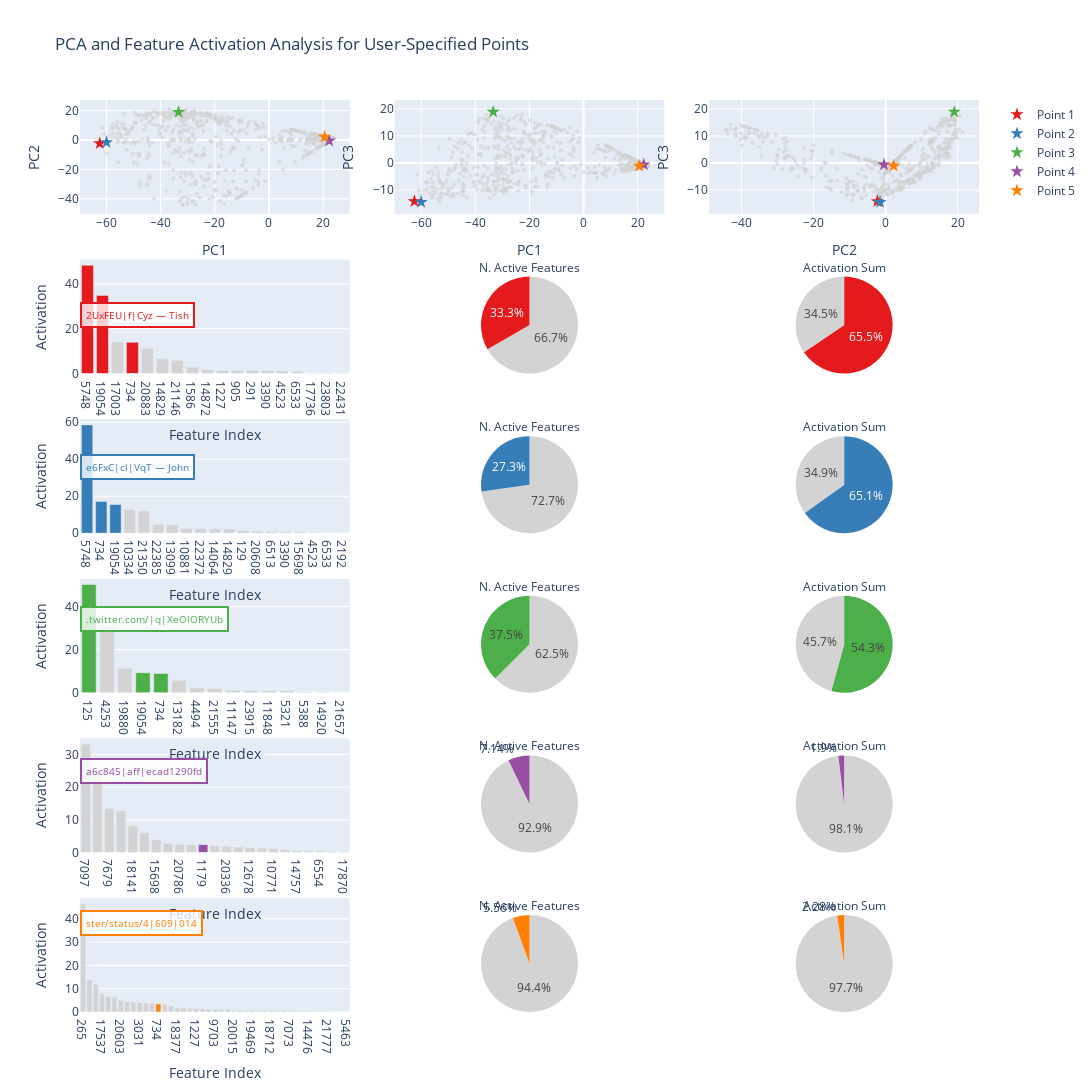

Notebook code for this chart:
### Code cell
# analyze_representative_points_comp(
#     results,
#     fs_splitting_nodes,
#     activation_threshold,
#     node_df,
#     pca_df,
#     save_figs=True,
#     pca_path=pca_path,
# )

### Figure 1 — Plotly figure (JSON) as saved in the notebook; plotly's stock layout.template omitted (floating-point values rounded to 4 significant figures; data arrays with more than 128 entries replaced by an {"elided": "..."} marker saying what was removed)
{"data": [{"marker": {"color": "lightgrey", "opacity": 0.6, "size": 4}, "mode": "markers", "name": "All Points", "showlegend": false, "type": "scatter", "x": {"elided": "978 float values"}, "xaxis": "x", "y": {"elided": "978 float values"}, "yaxis": "y"}, {"hoverinfo": "text", "marker": {"color": "rgb(228,26,28)", "size": 10, "symbol": "star"}, "mode": "markers", "name": "Point 1", "showlegend": true, "text": "2UxFEU|f|Cyz — Tish", "type": "scatter", "x": [-62.49], "xaxis": "x", "y": [-2.341], "yaxis": "y"}, {"hoverinfo": "text", "marker": {"color": "rgb(55,126,184)", "size": 10, "symbol": "star"}, "mode": "markers", "name": "Point 2", "showlegend": true, "text": "e6FxC|cl|VqT — John", "type": "scatter", "x": [-59.97], "xaxis": "x", "y": [-1.59], "yaxis": "y"}, {"hoverinfo": "text", "marker": {"color": "rgb(77,175,74)", "size": 10, "symbol": "star"}, "mode": "markers", "name": "Point 3", "showlegend": true, "text": ".twitter.com/|q|XeOlORYUb", "type": "scatter", "x": [-33.38], "xaxis": "x", "y": [19.04], "yaxis": "y"}, {"hoverinfo": "text", "marker": {"color": "rgb(152,78,163)", "size": 10, "symbol": "star"}, "mode": "markers", "name": "Point 4", "showlegend": true, "text": "a6c845|aff|ecad1290fd", "type": "scatter", "x": [22.23], "xaxis": "x", "y": [-0.4986], "yaxis": "y"}, {"hoverinfo": "text", "marker": {"color": "rgb(255,127,0)", "size": 10, "symbol": "star"}, "mode": "markers", "name": "Point 5", "showlegend": true, "text": "ster/status/4|609|014", "type": "scatter", "x": [20.55], "xaxis": "x", "y": [2.194], "yaxis": "y"}, {"marker": {"color": "lightgrey", "opacity": 0.6, "size": 4}, "mode": "markers", "name": "All Points", "showlegend": false, "type": "scatter", "x": {"elided": "978 float values"}, "xaxis": "x2", "y": {"elided": "978 float values"}, "yaxis": "y2"}, {"hoverinfo": "text", "marker": {"color": "rgb(228,26,28)", "size": 10, "symbol": "star"}, "mode": "markers", "name": "Point 1", "showlegend": false, "text": "2UxFEU|f|Cyz — Tish", "type": "scatter", "x": [-62.49], "xaxis": "x2", "y": [-14.16], "yaxis": "y2"}, {"hoverinfo": "text", "marker": {"color": "rgb(55,126,184)", "size": 10, "symbol": "star"}, "mode": "markers", "name": "Point 2", "showlegend": false, "text": "e6FxC|cl|VqT — John", "type": "scatter", "x": [-59.97], "xaxis": "x2", "y": [-14.43], "yaxis": "y2"}, {"hoverinfo": "text", "marker": {"color": "rgb(77,175,74)", "size": 10, "symbol": "star"}, "mode": "markers", "name": "Point 3", "showlegend": false, "text": ".twitter.com/|q|XeOlORYUb", "type": "scatter", "x": [-33.38], "xaxis": "x2", "y": [18.87], "yaxis": "y2"}, {"hoverinfo": "text", "marker": {"color": "rgb(152,78,163)", "size": 10, "symbol": "star"}, "mode": "markers", "name": "Point 4", "showlegend": false, "text": "a6c845|aff|ecad1290fd", "type": "scatter", "x": [22.23], "xaxis": "x2", "y": [-0.5922], "yaxis": "y2"}, {"hoverinfo": "text", "marker": {"color": "rgb(255,127,0)", "size": 10, "symbol": "star"}, "mode": "markers", "name": "Point 5", "showlegend": false, "text": "ster/status/4|609|014", "type": "scatter", "x": [20.55], "xaxis": "x2", "y": [-1.089], "yaxis": "y2"}, {"marker": {"color": "lightgrey", "opacity": 0.6, "size": 4}, "mode": "markers", "name": "All Points", "showlegend": false, "type": "scatter", "x": {"elided": "978 float values"}, "xaxis": "x3", "y": {"elided": "978 float values"}, "yaxis": "y3"}, {"hoverinfo": "text", "marker": {"color": "rgb(228,26,28)", "size": 10, "symbol": "star"}, "mode": "markers", "name": "Point 1", "showlegend": false, "text": "2UxFEU|f|Cyz — Tish", "type": "scatter", "x": [-2.341], "xaxis": "x3", "y": [-14.16], "yaxis": "y3"}, {"hoverinfo": "text", "marker": {"color": "rgb(55,126,184)", "size": 10, "symbol": "star"}, "mode": "markers", "name": "Point 2", "showlegend": false, "text": "e6FxC|cl|VqT — John", "type": "scatter", "x": [-1.59], "xaxis": "x3", "y": [-14.43], "yaxis": "y3"}, {"hoverinfo": "text", "marker": {"color": "rgb(77,175,74)", "size": 10, "symbol": "star"}, "mode": "markers", "name": "Point 3", "showlegend": false, "text": ".twitter.com/|q|XeOlORYUb", "type": "scatter", "x": [19.04], "xaxis": "x3", "y": [18.87], "yaxis": "y3"}, {"hoverinfo": "text", "marker": {"color": "rgb(152,78,163)", "size": 10, "symbol": "star"}, "mode": "markers", "name": "Point 4", "showlegend": false, "text": "a6c845|aff|ecad1290fd", "type": "scatter", "x": [-0.4986], "xaxis": "x3", "y": [-0.5922], "yaxis": "y3"}, {"hoverinfo": "text", "marker": {"color": "rgb(255,127,0)", "size": 10, "symbol": "star"}, "mode": "markers", "name": "Point 5", "showlegend": false, "text": "ster/status/4|609|014", "type": "scatter", "x": [2.194], "xaxis": "x3", "y": [-1.089], "yaxis": "y3"}, {"marker": {"color": "rgb(228,26,28)"}, "showlegend": false, "type": "bar", "x": ["5748"], "xaxis": "x4", "y": [48.31], "yaxis": "y4"}, {"marker": {"color": "rgb(228,26,28)"}, "showlegend": false, "type": "bar", "x": ["19054"], "xaxis": "x4", "y": [34.88], "yaxis": "y4"}, {"marker": {"color": "lightgrey"}, "showlegend": false, "type": "bar", "x": ["17003"], "xaxis": "x4", "y": [14.22], "yaxis": "y4"}, {"marker": {"color": "rgb(228,26,28)"}, "showlegend": false, "type": "bar", "x": ["734"], "xaxis": "x4", "y": [13.94], "yaxis": "y4"}, {"marker": {"color": "lightgrey"}, "showlegend": false, "type": "bar", "x": ["20883"], "xaxis": "x4", "y": [11.17], "yaxis": "y4"}, {"marker": {"color": "lightgrey"}, "showlegend": false, "type": "bar", "x": ["14829"], "xaxis": "x4", "y": [6.637], "yaxis": "y4"}, {"marker": {"color": "lightgrey"}, "showlegend": false, "type": "bar", "x": ["21146"], "xaxis": "x4", "y": [6.001], "yaxis": "y4"}, {"marker": {"color": "lightgrey"}, "showlegend": false, "type": "bar", "x": ["1586"], "xaxis": "x4", "y": [2.868], "yaxis": "y4"}, {"marker": {"color": "lightgrey"}, "showlegend": false, "type": "bar", "x": ["14872"], "xaxis": "x4", "y": [1.662], "yaxis": "y4"}, {"marker": {"color": "lightgrey"}, "showlegend": false, "type": "bar", "x": ["1227"], "xaxis": "x4", "y": [1.415], "yaxis": "y4"}, {"marker": {"color": "lightgrey"}, "showlegend": false, "type": "bar", "x": ["905"], "xaxis": "x4", "y": [1.34], "yaxis": "y4"}, {"marker": {"color": "lightgrey"}, "showlegend": false, "type": "bar", "x": ["291"], "xaxis": "x4", "y": [1.34], "yaxis": "y4"}, {"marker": {"color": "lightgrey"}, "showlegend": false, "type": "bar", "x": ["3390"], "xaxis": "x4", "y": [1.254], "yaxis": "y4"}, {"marker": {"color": "lightgrey"}, "showlegend": false, "type": "bar", "x": ["4523"], "xaxis": "x4", "y": [1.176], "yaxis": "y4"}, {"marker": {"color": "lightgrey"}, "showlegend": false, "type": "bar", "x": ["6533"], "xaxis": "x4", "y": [1.027], "yaxis": "y4"}, {"marker": {"color": "lightgrey"}, "showlegend": false, "type": "bar", "x": ["17736"], "xaxis": "x4", "y": [0.409], "yaxis": "y4"}, {"marker": {"color": "lightgrey"}, "showlegend": false, "type": "bar", "x": ["23803"], "xaxis": "x4", "y": [0.326], "yaxis": "y4"}, {"marker": {"color": "lightgrey"}, "showlegend": false, "type": "bar", "x": ["22431"], "xaxis": "x4", "y": [0.2401], "yaxis": "y4"}, {"domain": {"x": [0.35, 0.65], "y": [0.7, 0.825]}, "labels": ["Splitting", "Non-splitting"], "marker": {"colors": ["rgb(228,26,28)", "lightgrey"]}, "name": "Active Features", "showlegend": false, "title": {"text": "N. Active Features"}, "type": "pie", "values": [3, 6]}, {"domain": {"x": [0.7, 1], "y": [0.7, 0.825]}, "labels": ["Splitting", "Non-splitting"], "marker": {"colors": ["rgb(228,26,28)", "lightgrey"]}, "name": "Activation Sum", "showlegend": false, "title": {"text": "Activation Sum"}, "type": "pie", "values": [97.14, 51.09]}, {"marker": {"color": "rgb(55,126,184)"}, "showlegend": false, "type": "bar", "x": ["5748"], "xaxis": "x5", "y": [58.55], "yaxis": "y5"}, {"marker": {"color": "rgb(55,126,184)"}, "showlegend": false, "type": "bar", "x": ["734"], "xaxis": "x5", "y": [17.11], "yaxis": "y5"}, {"marker": {"color": "rgb(55,126,184)"}, "showlegend": false, "type": "bar", "x": ["19054"], "xaxis": "x5", "y": [15.51], "yaxis": "y5"}, {"marker": {"color": "lightgrey"}, "showlegend": false, "type": "bar", "x": ["10334"], "xaxis": "x5", "y": [12.67], "yaxis": "y5"}, {"marker": {"color": "lightgrey"}, "showlegend": false, "type": "bar", "x": ["21350"], "xaxis": "x5", "y": [11.96], "yaxis": "y5"}, {"marker": {"color": "lightgrey"}, "showlegend": false, "type": "bar", "x": ["22385"], "xaxis": "x5", "y": [4.638], "yaxis": "y5"}, {"marker": {"color": "lightgrey"}, "showlegend": false, "type": "bar", "x": ["13099"], "xaxis": "x5", "y": [4.613], "yaxis": "y5"}, {"marker": {"color": "lightgrey"}, "showlegend": false, "type": "bar", "x": ["10881"], "xaxis": "x5", "y": [2.488], "yaxis": "y5"}, {"marker": {"color": "lightgrey"}, "showlegend": false, "type": "bar", "x": ["22372"], "xaxis": "x5", "y": [2.459], "yaxis": "y5"}, {"marker": {"color": "lightgrey"}, "showlegend": false, "type": "bar", "x": ["14064"], "xaxis": "x5", "y": [2.358], "yaxis": "y5"}, {"marker": {"color": "lightgrey"}, "showlegend": false, "type": "bar", "x": ["14829"], "xaxis": "x5", "y": [2.295], "yaxis": "y5"}, {"marker": {"color": "lightgrey"}, "showlegend": false, "type": "bar", "x": ["129"], "xaxis": "x5", "y": [1.374], "yaxis": "y5"}, {"marker": {"color": "lightgrey"}, "showlegend": false, "type": "bar", "x": ["20608"], "xaxis": "x5", "y": [1.006], "yaxis": "y5"}, {"marker": {"color": "lightgrey"}, "showlegend": false, "type": "bar", "x": ["6513"], "xaxis": "x5", "y": [0.7716], "yaxis": "y5"}, {"marker": {"color": "lightgrey"}, "showlegend": false, "type": "bar", "x": ["3390"], "xaxis": "x5", "y": [0.7599], "yaxis": "y5"}, {"marker": {"color": "lightgrey"}, "showlegend": false, "type": "bar", "x": ["15698"], "xaxis": "x5", "y": [0.7177], "yaxis": "y5"}, {"marker": {"color": "lightgrey"}, "showlegend": false, "type": "bar", "x": ["4523"], "xaxis": "x5", "y": [0.4164], "yaxis": "y5"}, {"marker": {"color": "lightgrey"}, "showlegend": false, "type": "bar", "x": ["6533"], "xaxis": "x5", "y": [0.2503], "yaxis": "y5"}, {"marker": {"color": "lightgrey"}, "showlegend": false, "type": "bar", "x": ["2192"], "xaxis": "x5", "y": [0.1324], "yaxis": "y5"}, {"domain": {"x": [0.35, 0.65], "y": [0.525, 0.65]}, "labels": ["Splitting", "Non-splitting"], "marker": {"colors": ["rgb(55,126,184)", "lightgrey"]}, "name": "Active Features", "showlegend": false, "title": {"text": "N. Active Features"}, "type": "pie", "values": [3, 8]}, {"domain": {"x": [0.7, 1], "y": [0.525, 0.65]}, "labels": ["Splitting", "Non-splitting"], "marker": {"colors": ["rgb(55,126,184)", "lightgrey"]}, "name": "Activation Sum", "showlegend": false, "title": {"text": "Activation Sum"}, "type": "pie", "values": [91.17, 48.91]}, {"marker": {"color": "rgb(77,175,74)"}, "showlegend": false, "type": "bar", "x": ["125"], "xaxis": "x6", "y": [50.2], "yaxis": "y6"}, {"marker": {"color": "lightgrey"}, "showlegend": false, "type": "bar", "x": ["4253"], "xaxis": "x6", "y": [31.35], "yaxis": "y6"}, {"marker": {"color": "lightgrey"}, "showlegend": false, "type": "bar", "x": ["19880"], "xaxis": "x6", "y": [11.41], "yaxis": "y6"}, {"marker": {"color": "rgb(77,175,74)"}, "showlegend": false, "type": "bar", "x": ["19054"], "xaxis": "x6", "y": [9.304], "yaxis": "y6"}, {"marker": {"color": "rgb(77,175,74)"}, "showlegend": false, "type": "bar", "x": ["734"], "xaxis": "x6", "y": [8.952], "yaxis": "y6"}, {"marker": {"color": "lightgrey"}, "showlegend": false, "type": "bar", "x": ["13182"], "xaxis": "x6", "y": [5.808], "yaxis": "y6"}, {"marker": {"color": "lightgrey"}, "showlegend": false, "type": "bar", "x": ["4494"], "xaxis": "x6", "y": [2.351], "yaxis": "y6"}, {"marker": {"color": "lightgrey"}, "showlegend": false, "type": "bar", "x": ["21555"], "xaxis": "x6", "y": [1.949], "yaxis": "y6"}, {"marker": {"color": "lightgrey"}, "showlegend": false, "type": "bar", "x": ["11147"], "xaxis": "x6", "y": [1.217], "yaxis": "y6"}, {"marker": {"color": "lightgrey"}, "showlegend": false, "type": "bar", "x": ["23915"], "xaxis": "x6", "y": [0.9926], "yaxis": "y6"}, {"marker": {"color": "lightgrey"}, "showlegend": false, "type": "bar", "x": ["11848"], "xaxis": "x6", "y": [0.9279], "yaxis": "y6"}, {"marker": {"color": "lightgrey"}, "showlegend": false, "type": "bar", "x": ["5321"], "xaxis": "x6", "y": [0.9212], "yaxis": "y6"}, {"marker": {"color": "lightgrey"}, "showlegend": false, "type": "bar", "x": ["5388"], "xaxis": "x6", "y": [0.3723], "yaxis": "y6"}, {"marker": {"color": "lightgrey"}, "showlegend": false, "type": "bar", "x": ["14920"], "xaxis": "x6", "y": [0.3067], "yaxis": "y6"}, {"marker": {"color": "lightgrey"}, "showlegend": false, "type": "bar", "x": ["21657"], "xaxis": "x6", "y": [0.04508], "yaxis": "y6"}, {"domain": {"x": [0.35, 0.65], "y": [0.35, 0.475]}, "labels": ["Splitting", "Non-splitting"], "marker": {"colors": ["rgb(77,175,74)", "lightgrey"]}, "name": "Active Features", "showlegend": false, "title": {"text": "N. Active Features"}, "type": "pie", "values": [3, 5]}, {"domain": {"x": [0.7, 1], "y": [0.35, 0.475]}, "labels": ["Splitting", "Non-splitting"], "marker": {"colors": ["rgb(77,175,74)", "lightgrey"]}, "name": "Activation Sum", "showlegend": false, "title": {"text": "Activation Sum"}, "type": "pie", "values": [68.45, 57.65]}, {"marker": {"color": "lightgrey"}, "showlegend": false, "type": "bar", "x": ["7097"], "xaxis": "x7", "y": [33.19], "yaxis": "y7"}, {"marker": {"color": "lightgrey"}, "showlegend": false, "type": "bar", "x": ["5040"], "xaxis": "x7", "y": [25.25], "yaxis": "y7"}, {"marker": {"color": "lightgrey"}, "showlegend": false, "type": "bar", "x": ["7679"], "xaxis": "x7", "y": [13.42], "yaxis": "y7"}, {"marker": {"color": "lightgrey"}, "showlegend": false, "type": "bar", "x": ["1227"], "xaxis": "x7", "y": [12.76], "yaxis": "y7"}, {"marker": {"color": "lightgrey"}, "showlegend": false, "type": "bar", "x": ["18141"], "xaxis": "x7", "y": [8.178], "yaxis": "y7"}, {"marker": {"color": "lightgrey"}, "showlegend": false, "type": "bar", "x": ["21921"], "xaxis": "x7", "y": [6.127], "yaxis": "y7"}, {"marker": {"color": "lightgrey"}, "showlegend": false, "type": "bar", "x": ["15698"], "xaxis": "x7", "y": [3.87], "yaxis": "y7"}, {"marker": {"color": "lightgrey"}, "showlegend": false, "type": "bar", "x": ["17406"], "xaxis": "x7", "y": [2.828], "yaxis": "y7"}, {"marker": {"color": "lightgrey"}, "showlegend": false, "type": "bar", "x": ["20786"], "xaxis": "x7", "y": [2.43], "yaxis": "y7"}, {"marker": {"color": "lightgrey"}, "showlegend": false, "type": "bar", "x": ["5911"], "xaxis": "x7", "y": [2.379], "yaxis": "y7"}, {"marker": {"color": "rgb(152,78,163)"}, "showlegend": false, "type": "bar", "x": ["1179"], "xaxis": "x7", "y": [2.372], "yaxis": "y7"}, {"marker": {"color": "lightgrey"}, "showlegend": false, "type": "bar", "x": ["9934"], "xaxis": "x7", "y": [1.977], "yaxis": "y7"}, {"marker": {"color": "lightgrey"}, "showlegend": false, "type": "bar", "x": ["20336"], "xaxis": "x7", "y": [1.883], "yaxis": "y7"}, {"marker": {"color": "lightgrey"}, "showlegend": false, "type": "bar", "x": ["5870"], "xaxis": "x7", "y": [1.626], "yaxis": "y7"}, {"marker": {"color": "lightgrey"}, "showlegend": false, "type": "bar", "x": ["12678"], "xaxis": "x7", "y": [1.434], "yaxis": "y7"}, {"marker": {"color": "lightgrey"}, "showlegend": false, "type": "bar", "x": ["4698"], "xaxis": "x7", "y": [1.324], "yaxis": "y7"}, {"marker": {"color": "lightgrey"}, "showlegend": false, "type": "bar", "x": ["10771"], "xaxis": "x7", "y": [1.18], "yaxis": "y7"}, {"marker": {"color": "lightgrey"}, "showlegend": false, "type": "bar", "x": ["3854"], "xaxis": "x7", "y": [0.8377], "yaxis": "y7"}, {"marker": {"color": "lightgrey"}, "showlegend": false, "type": "bar", "x": ["14757"], "xaxis": "x7", "y": [0.5285], "yaxis": "y7"}, {"marker": {"color": "lightgrey"}, "showlegend": false, "type": "bar", "x": ["8187"], "xaxis": "x7", "y": [0.4872], "yaxis": "y7"}, {"marker": {"color": "lightgrey"}, "showlegend": false, "type": "bar", "x": ["6554"], "xaxis": "x7", "y": [0.4136], "yaxis": "y7"}, {"marker": {"color": "lightgrey"}, "showlegend": false, "type": "bar", "x": ["19939"], "xaxis": "x7", "y": [0.3272], "yaxis": "y7"}, {"marker": {"color": "lightgrey"}, "showlegend": false, "type": "bar", "x": ["17870"], "xaxis": "x7", "y": [0.3075], "yaxis": "y7"}, {"domain": {"x": [0.35, 0.65], "y": [0.175, 0.3]}, "labels": ["Splitting", "Non-splitting"], "marker": {"colors": ["rgb(152,78,163)", "lightgrey"]}, "name": "Active Features", "showlegend": false, "title": {"text": "N. Active Features"}, "type": "pie", "values": [1, 13]}, {"domain": {"x": [0.7, 1], "y": [0.175, 0.3]}, "labels": ["Splitting", "Non-splitting"], "marker": {"colors": ["rgb(152,78,163)", "lightgrey"]}, "name": "Activation Sum", "showlegend": false, "title": {"text": "Activation Sum"}, "type": "pie", "values": [2.372, 122.8]}, {"marker": {"color": "lightgrey"}, "showlegend": false, "type": "bar", "x": ["265"], "xaxis": "x8", "y": [46.49], "yaxis": "y8"}, {"marker": {"color": "lightgrey"}, "showlegend": false, "type": "bar", "x": ["13532"], "xaxis": "x8", "y": [13.63], "yaxis": "y8"}, {"marker": {"color": "lightgrey"}, "showlegend": false, "type": "bar", "x": ["7338"], "xaxis": "x8", "y": [11.94], "yaxis": "y8"}, {"marker": {"color": "lightgrey"}, "showlegend": false, "type": "bar", "x": ["17537"], "xaxis": "x8", "y": [7.787], "yaxis": "y8"}, {"marker": {"color": "lightgrey"}, "showlegend": false, "type": "bar", "x": ["14829"], "xaxis": "x8", "y": [6.805], "yaxis": "y8"}, {"marker": {"color": "lightgrey"}, "showlegend": false, "type": "bar", "x": ["16517"], "xaxis": "x8", "y": [6.382], "yaxis": "y8"}, {"marker": {"color": "lightgrey"}, "showlegend": false, "type": "bar", "x": ["20603"], "xaxis": "x8", "y": [4.936], "yaxis": "y8"}, {"marker": {"color": "lightgrey"}, "showlegend": false, "type": "bar", "x": ["2356"], "xaxis": "x8", "y": [4.545], "yaxis": "y8"}, {"marker": {"color": "lightgrey"}, "showlegend": false, "type": "bar", "x": ["11848"], "xaxis": "x8", "y": [4.422], "yaxis": "y8"}, {"marker": {"color": "lightgrey"}, "showlegend": false, "type": "bar", "x": ["3031"], "xaxis": "x8", "y": [4.066], "yaxis": "y8"}, {"marker": {"color": "lightgrey"}, "showlegend": false, "type": "bar", "x": ["18688"], "xaxis": "x8", "y": [3.95], "yaxis": "y8"}, {"marker": {"color": "lightgrey"}, "showlegend": false, "type": "bar", "x": ["18539"], "xaxis": "x8", "y": [3.719], "yaxis": "y8"}, {"marker": {"color": "rgb(255,127,0)"}, "showlegend": false, "type": "bar", "x": ["734"], "xaxis": "x8", "y": [3.421], "yaxis": "y8"}, {"marker": {"color": "lightgrey"}, "showlegend": false, "type": "bar", "x": ["14981"], "xaxis": "x8", "y": [3.289], "yaxis": "y8"}, {"marker": {"color": "lightgrey"}, "showlegend": false, "type": "bar", "x": ["12073"], "xaxis": "x8", "y": [2.552], "yaxis": "y8"}, {"marker": {"color": "lightgrey"}, "showlegend": false, "type": "bar", "x": ["18377"], "xaxis": "x8", "y": [1.884], "yaxis": "y8"}, {"marker": {"color": "lightgrey"}, "showlegend": false, "type": "bar", "x": ["5052"], "xaxis": "x8", "y": [1.672], "yaxis": "y8"}, {"marker": {"color": "lightgrey"}, "showlegend": false, "type": "bar", "x": ["15917"], "xaxis": "x8", "y": [1.573], "yaxis": "y8"}, {"marker": {"color": "lightgrey"}, "showlegend": false, "type": "bar", "x": ["1227"], "xaxis": "x8", "y": [1.479], "yaxis": "y8"}, {"marker": {"color": "lightgrey"}, "showlegend": false, "type": "bar", "x": ["20126"], "xaxis": "x8", "y": [1.466], "yaxis": "y8"}, {"marker": {"color": "lightgrey"}, "showlegend": false, "type": "bar", "x": ["19430"], "xaxis": "x8", "y": [1.289], "yaxis": "y8"}, {"marker": {"color": "lightgrey"}, "showlegend": false, "type": "bar", "x": ["9703"], "xaxis": "x8", "y": [1.131], "yaxis": "y8"}, {"marker": {"color": "lightgrey"}, "showlegend": false, "type": "bar", "x": ["16606"], "xaxis": "x8", "y": [1.114], "yaxis": "y8"}, {"marker": {"color": "lightgrey"}, "showlegend": false, "type": "bar", "x": ["20926"], "xaxis": "x8", "y": [1.089], "yaxis": "y8"}, {"marker": {"color": "lightgrey"}, "showlegend": false, "type": "bar", "x": ["20015"], "xaxis": "x8", "y": [0.8948], "yaxis": "y8"}, {"marker": {"color": "lightgrey"}, "showlegend": false, "type": "bar", "x": ["8529"], "xaxis": "x8", "y": [0.8206], "yaxis": "y8"}, {"marker": {"color": "lightgrey"}, "showlegend": false, "type": "bar", "x": ["18133"], "xaxis": "x8", "y": [0.8145], "yaxis": "y8"}, {"marker": {"color": "lightgrey"}, "showlegend": false, "type": "bar", "x": ["19469"], "xaxis": "x8", "y": [0.7191], "yaxis": "y8"}, {"marker": {"color": "lightgrey"}, "showlegend": false, "type": "bar", "x": ["12854"], "xaxis": "x8", "y": [0.6819], "yaxis": "y8"}, {"marker": {"color": "lightgrey"}, "showlegend": false, "type": "bar", "x": ["7721"], "xaxis": "x8", "y": [0.654], "yaxis": "y8"}, {"marker": {"color": "lightgrey"}, "showlegend": false, "type": "bar", "x": ["18712"], "xaxis": "x8", "y": [0.6443], "yaxis": "y8"}, {"marker": {"color": "lightgrey"}, "showlegend": false, "type": "bar", "x": ["17520"], "xaxis": "x8", "y": [0.6089], "yaxis": "y8"}, {"marker": {"color": "lightgrey"}, "showlegend": false, "type": "bar", "x": ["178"], "xaxis": "x8", "y": [0.594], "yaxis": "y8"}, {"marker": {"color": "lightgrey"}, "showlegend": false, "type": "bar", "x": ["7073"], "xaxis": "x8", "y": [0.5445], "yaxis": "y8"}, {"marker": {"color": "lightgrey"}, "showlegend": false, "type": "bar", "x": ["13872"], "xaxis": "x8", "y": [0.4614], "yaxis": "y8"}, {"marker": {"color": "lightgrey"}, "showlegend": false, "type": "bar", "x": ["5563"], "xaxis": "x8", "y": [0.4161], "yaxis": "y8"}, {"marker": {"color": "lightgrey"}, "showlegend": false, "type": "bar", "x": ["14476"], "xaxis": "x8", "y": [0.4016], "yaxis": "y8"}, {"marker": {"color": "lightgrey"}, "showlegend": false, "type": "bar", "x": ["148"], "xaxis": "x8", "y": [0.3648], "yaxis": "y8"}, {"marker": {"color": "lightgrey"}, "showlegend": false, "type": "bar", "x": ["8209"], "xaxis": "x8", "y": [0.318], "yaxis": "y8"}, {"marker": {"color": "lightgrey"}, "showlegend": false, "type": "bar", "x": ["21777"], "xaxis": "x8", "y": [0.1376], "yaxis": "y8"}, {"marker": {"color": "lightgrey"}, "showlegend": false, "type": "bar", "x": ["16093"], "xaxis": "x8", "y": [0.07712], "yaxis": "y8"}, {"marker": {"color": "lightgrey"}, "showlegend": false, "type": "bar", "x": ["2895"], "xaxis": "x8", "y": [0.02904], "yaxis": "y8"}, {"marker": {"color": "lightgrey"}, "showlegend": false, "type": "bar", "x": ["5463"], "xaxis": "x8", "y": [0.008775], "yaxis": "y8"}, {"domain": {"x": [0.35, 0.65], "y": [0, 0.125]}, "labels": ["Splitting", "Non-splitting"], "marker": {"colors": ["rgb(255,127,0)", "lightgrey"]}, "name": "Active Features", "showlegend": false, "title": {"text": "N. Active Features"}, "type": "pie", "values": [1, 17]}, {"domain": {"x": [0.7, 1], "y": [0, 0.125]}, "labels": ["Splitting", "Non-splitting"], "marker": {"colors": ["rgb(255,127,0)", "lightgrey"]}, "name": "Activation Sum", "showlegend": false, "title": {"text": "Activation Sum"}, "type": "pie", "values": [3.421, 146.4]}], "layout": {"annotations": [{"align": "left", "bgcolor": "rgba(255,255,255,0.8)", "bordercolor": "rgb(228,26,28)", "borderpad": 4, "borderwidth": 2, "font": {"color": "rgb(228,26,28)", "size": 10}, "showarrow": false, "text": "2UxFEU|f|Cyz — Tish", "x": 0, "xanchor": "left", "xref": "paper", "y": 0.75, "yanchor": "bottom", "yref": "paper"}, {"align": "left", "bgcolor": "rgba(255,255,255,0.8)", "bordercolor": "rgb(55,126,184)", "borderpad": 4, "borderwidth": 2, "font": {"color": "rgb(55,126,184)", "size": 10}, "showarrow": false, "text": "e6FxC|cl|VqT — John", "x": 0, "xanchor": "left", "xref": "paper", "y": 0.5833, "yanchor": "bottom", "yref": "paper"}, {"align": "left", "bgcolor": "rgba(255,255,255,0.8)", "bordercolor": "rgb(77,175,74)", "borderpad": 4, "borderwidth": 2, "font": {"color": "rgb(77,175,74)", "size": 10}, "showarrow": false, "text": ".twitter.com/|q|XeOlORYUb", "x": 0, "xanchor": "left", "xref": "paper", "y": 0.4167, "yanchor": "bottom", "yref": "paper"}, {"align": "left", "bgcolor": "rgba(255,255,255,0.8)", "bordercolor": "rgb(152,78,163)", "borderpad": 4, "borderwidth": 2, "font": {"color": "rgb(152,78,163)", "size": 10}, "showarrow": false, "text": "a6c845|aff|ecad1290fd", "x": 0, "xanchor": "left", "xref": "paper", "y": 0.25, "yanchor": "bottom", "yref": "paper"}, {"align": "left", "bgcolor": "rgba(255,255,255,0.8)", "bordercolor": "rgb(255,127,0)", "borderpad": 4, "borderwidth": 2, "font": {"color": "rgb(255,127,0)", "size": 10}, "showarrow": false, "text": "ster/status/4|609|014", "x": 0, "xanchor": "left", "xref": "paper", "y": 0.08333, "yanchor": "bottom", "yref": "paper"}], "height": 1800, "title": {"text": "PCA and Feature Activation Analysis for User-Specified Points"}, "width": 1500, "xaxis": {"anchor": "y", "domain": [0, 0.3], "title": {"text": "PC1"}}, "xaxis2": {"anchor": "y2", "domain": [0.35, 0.65], "title": {"text": "PC1"}}, "xaxis3": {"anchor": "y3", "domain": [0.7, 1], "title": {"text": "PC2"}}, "xaxis4": {"anchor": "y4", "domain": [0, 0.3], "title": {"text": "Feature Index"}}, "xaxis5": {"anchor": "y5", "domain": [0, 0.3], "title": {"text": "Feature Index"}}, "xaxis6": {"anchor": "y6", "domain": [0, 0.3], "title": {"text": "Feature Index"}}, "xaxis7": {"anchor": "y7", "domain": [0, 0.3], "title": {"text": "Feature Index"}}, "xaxis8": {"anchor": "y8", "domain": [0, 0.3], "title": {"text": "Feature Index"}}, "yaxis": {"anchor": "x", "domain": [0.875, 1], "title": {"text": "PC2"}}, "yaxis2": {"anchor": "x2", "domain": [0.875, 1], "title": {"text": "PC3"}}, "yaxis3": {"anchor": "x3", "domain": [0.875, 1], "title": {"text": "PC3"}}, "yaxis4": {"anchor": "x4", "domain": [0.7, 0.825], "title": {"text": "Activation"}}, "yaxis5": {"anchor": "x5", "domain": [0.525, 0.65], "title": {"text": "Activation"}}, "yaxis6": {"anchor": "x6", "domain": [0.35, 0.475], "title": {"text": "Activation"}}, "yaxis7": {"anchor": "x7", "domain": [0.175, 0.3], "title": {"text": "Activation"}}, "yaxis8": {"anchor": "x8", "domain": [0, 0.125], "title": {"text": "Activation"}}}}
